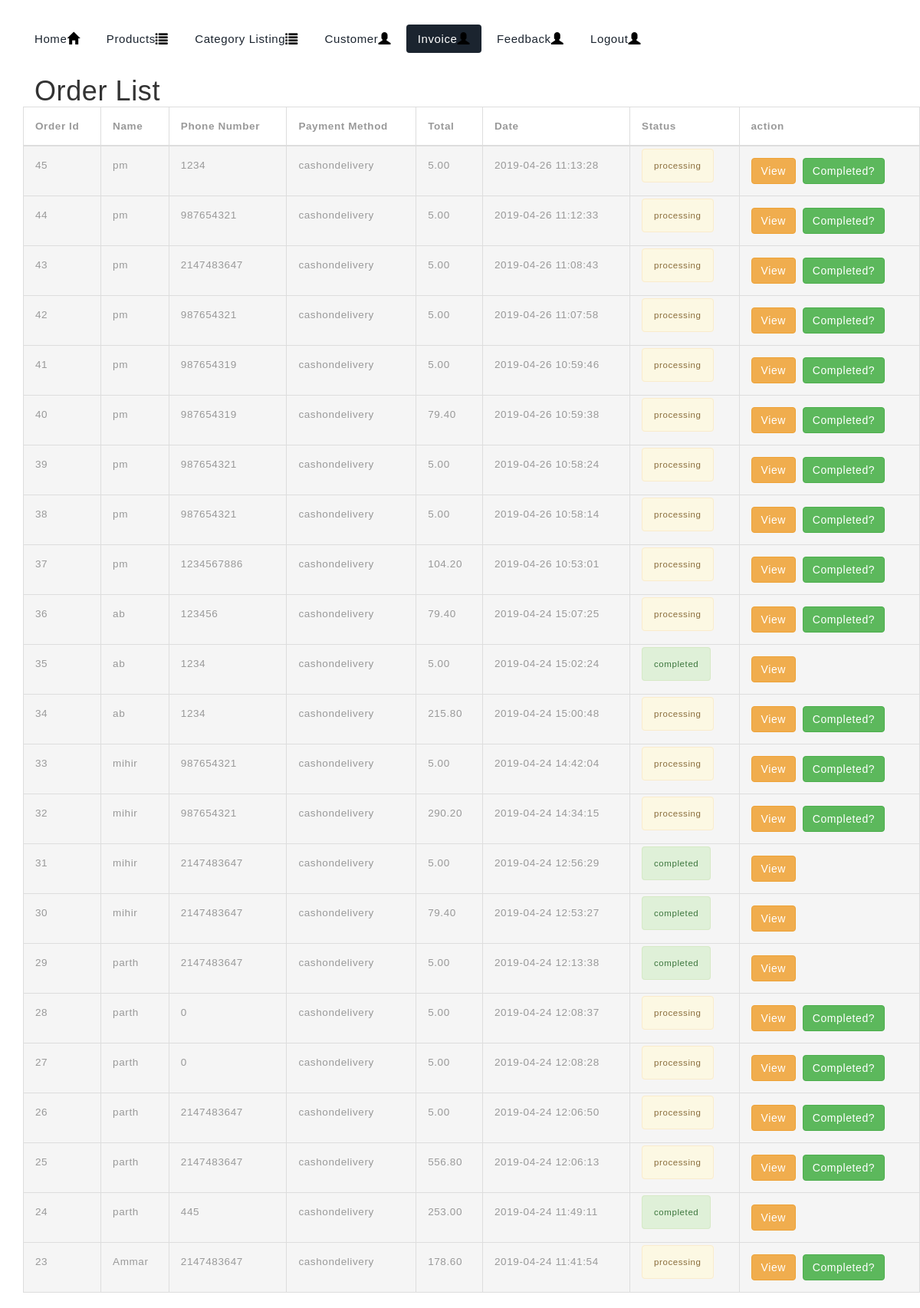
The page /admin/dashboard.php?p=invoice (signed in) on the database its author committed.
### tables this page shows
CREATE TABLE IF NOT EXISTS `order` (
  `id` int(11) NOT NULL AUTO_INCREMENT,
  `first_name` varchar(50) NOT NULL,
  `last_name` varchar(50) NOT NULL,
  `address` text NOT NULL,
  `city` varchar(50) NOT NULL,
  `state` varchar(50) NOT NULL,
  `zip_code` int(11) NOT NULL,
  `phone_number` int(11) NOT NULL,
  `email_address` varchar(255) NOT NULL,
  `paymentmethod` varchar(20) NOT NULL,
  `orderstatus` varchar(20) NOT NULL,
  `subtotal` decimal(9,2) NOT NULL,
  `totalamount` decimal(9,2) NOT NULL,
  `sgst` decimal(9,2) NOT NULL,
  `cgst` decimal(9,2) NOT NULL,
  `deliverycharge` int(11) NOT NULL,
  `user_id` int(11) NOT NULL,
  `dateadded` datetime NOT NULL,
  PRIMARY KEY (`id`)
);

### admin/controller/invoice_con.php (called while the page is built, shortened)
<?php
$sqlorder = "SELECT * from `order` order by id desc";
$order_rs = mysqli_query($conn,$sqlorder);
while($order_res = mysqli_fetch_assoc($order_rs)){
	$orderlist[] = $order_res;
}
?>

### admin/view/invoice.php (the view)
<div class="container">
    <div class="row">
        <div class="gallery col-lg-12 col-md-12 col-sm-12 col-xs-12">
            <h1 class="gallery-title">Order List</h1>
        </div>
        <table class="table table-bordered track_tbl">
        <thead>
            <tr>
                <th>Order Id</th>
                <th>Name</th>
                <th>Phone Number</th>
				<th>Payment Method</th>
				<th>Total</th>
				<th>Date</th>
				<th>Status</th>
				<th>action</th>
            </tr>
        </thead>
        <tbody>
		<?php foreach($orderlist as $data){ ?>
            <tr class="active">
                <td><?php echo $data['id']?></td>
                <td><?php echo $data['first_name']?></td>
				<td><?php echo $data['phone_number']?></td>
				<td><?php echo $data['paymentmethod']?></td>
				<td><?php echo $data['totalamount']?></td>
				<td><?php echo $data['dateadded']?></td>
				<td><span class="alert-<?php echo $data['orderstatus'] == 'completed'?'success':'warning' ?> alert"><?php echo $data['orderstatus']; ?></span></td>
				<td><a target="_blank" class="btn btn-warning" href="?p=invoiceview&id=<?php echo $data['id']?>">View</a>&nbsp;&nbsp;<?php if($data['orderstatus'] != 'completed'){?><a href="?p=invoice&action=updatestatus&status=completed&id=<?php echo $data['id']?>" onclick="return confirm('Are you sure order completed?');" class="btn btn-success" >Completed?</a>
					<?php } ?></td>
            </tr>
        <?php } ?>
        </tbody>
    </table>
    </div>
</div>

### admin/assets/css/style.css (style rules this page uses)
span { font-size: 12.5px; }
body a { transition: 0.5s all; -webkit-transition: 0.5s all; -o-transition: 0.5s all; -moz-transition: 0.5s all; -ms-transition: 0.5s all; }
h1,h2,h3,h4,h5,h6 { margin:0; padding:0; font-family: 'IBM Plex Sans', sans-serif; }
.table > thead > tr > th, .table > tbody > tr > th, .table > tfoot > tr > th, .table > thead > tr > td, .table > tbody > tr > td, .table > tfoot > tr > td { border-top: none !important; }
.table td, .table>tbody>tr>td, .table>tbody>tr>th, .table>tfoot>tr>td, .table>tfoot>tr>th, .table>thead>tr>td, .table>thead>tr>th { padding: 15px!important; }
.table > thead > tr > th, .table > tbody > tr > th, .table > tfoot > tr > th, .table > thead > tr > td, .table > tbody > tr > td, .table > tfoot > tr > td { font-size: 0.9em; color: #999; border-top: none !important; }
.alert { font-size: 0.85em; }

### rows shown on the page
order: id "45", first_name "pm", phone_number "1234", paymentmethod "cashondelivery", totalamount "5.00", dateadded "2019-04-26 11:13:28", orderstatus "processing"
order: id "44", first_name "pm", phone_number "987654321", paymentmethod "cashondelivery", totalamount "5.00", dateadded "2019-04-26 11:12:33", orderstatus "processing"
order: id "43", first_name "pm", phone_number "2147483647", paymentmethod "cashondelivery", totalamount "5.00", dateadded "2019-04-26 11:08:43", orderstatus "processing"
order: id "42", first_name "pm", phone_number "987654321", paymentmethod "cashondelivery", totalamount "5.00", dateadded "2019-04-26 11:07:58", orderstatus "processing"
order: id "41", first_name "pm", phone_number "987654319", paymentmethod "cashondelivery", totalamount "5.00", dateadded "2019-04-26 10:59:46", orderstatus "processing"
order: id "40", first_name "pm", phone_number "987654319", paymentmethod "cashondelivery", totalamount "79.40", dateadded "2019-04-26 10:59:38", orderstatus "processing"
order: id "39", first_name "pm", phone_number "987654321", paymentmethod "cashondelivery", totalamount "5.00", dateadded "2019-04-26 10:58:24", orderstatus "processing"
order: id "38", first_name "pm", phone_number "987654321", paymentmethod "cashondelivery", totalamount "5.00", dateadded "2019-04-26 10:58:14", orderstatus "processing"
order: id "37", first_name "pm", phone_number "1234567886", paymentmethod "cashondelivery", totalamount "104.20", dateadded "2019-04-26 10:53:01", orderstatus "processing"
order: id "36", first_name "ab", phone_number "123456", paymentmethod "cashondelivery", totalamount "79.40", dateadded "2019-04-24 15:07:25", orderstatus "processing"
order: id "35", first_name "ab", phone_number "1234", paymentmethod "cashondelivery", totalamount "5.00", dateadded "2019-04-24 15:02:24", orderstatus "completed"
order: id "34", first_name "ab", phone_number "1234", paymentmethod "cashondelivery", totalamount "215.80", dateadded "2019-04-24 15:00:48", orderstatus "processing"
order: id "33", first_name "mihir", phone_number "987654321", paymentmethod "cashondelivery", totalamount "5.00", dateadded "2019-04-24 14:42:04", orderstatus "processing"
order: id "32", first_name "mihir", phone_number "987654321", paymentmethod "cashondelivery", totalamount "290.20", dateadded "2019-04-24 14:34:15", orderstatus "processing"
order: id "31", first_name "mihir", phone_number "2147483647", paymentmethod "cashondelivery", totalamount "5.00", dateadded "2019-04-24 12:56:29", orderstatus "completed"
order: id "30", first_name "mihir", phone_number "2147483647", paymentmethod "cashondelivery", totalamount "79.40", dateadded "2019-04-24 12:53:27", orderstatus "completed"
order: id "29", first_name "parth", phone_number "2147483647", paymentmethod "cashondelivery", totalamount "5.00", dateadded "2019-04-24 12:13:38", orderstatus "completed"
order: id "28", first_name "parth", phone_number "0", paymentmethod "cashondelivery", totalamount "5.00", dateadded "2019-04-24 12:08:37", orderstatus "processing"
order: id "27", first_name "parth", phone_number "0", paymentmethod "cashondelivery", totalamount "5.00", dateadded "2019-04-24 12:08:28", orderstatus "processing"
order: id "26", first_name "parth", phone_number "2147483647", paymentmethod "cashondelivery", totalamount "5.00", dateadded "2019-04-24 12:06:50", orderstatus "processing"
order: id "25", first_name "parth", phone_number "2147483647", paymentmethod "cashondelivery", totalamount "556.80", dateadded "2019-04-24 12:06:13", orderstatus "processing"
order: id "24", first_name "parth", phone_number "445", paymentmethod "cashondelivery", totalamount "253.00", dateadded "2019-04-24 11:49:11", orderstatus "completed"
order: id "23", first_name "Ammar", phone_number "2147483647", paymentmethod "cashondelivery", totalamount "178.60", dateadded "2019-04-24 11:41:54", orderstatus "processing"
